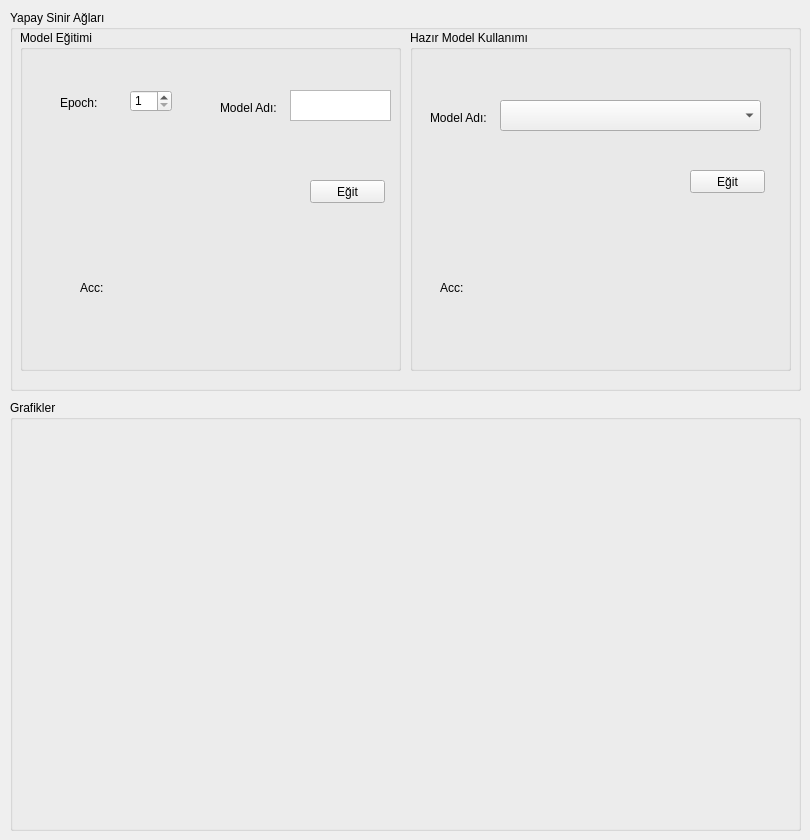
    <widget class="QWidget" name="tabNeuralNetworks">
     <attribute name="title">
      <string>Yapay Sinir Ağları</string>
     </attribute>
     <widget class="QGroupBox" name="groupBoxANN">
      <property name="geometry">
       <rect>
        <x>10</x>
        <y>10</y>
        <width>791</width>
        <height>381</height>
       </rect>
      </property>
      <property name="title">
       <string>Yapay Sinir Ağları</string>
      </property>
      <widget class="QGroupBox" name="groupBox_2">
       <property name="geometry">
        <rect>
         <x>10</x>
         <y>20</y>
         <width>381</width>
         <height>341</height>
        </rect>
       </property>
       <property name="title">
        <string>Model Eğitimi</string>
       </property>
       <widget class="QSpinBox" name="spinBoxEpoch">
        <property name="geometry">
         <rect>
          <x>110</x>
          <y>60</y>
          <width>42</width>
          <height>22</height>
         </rect>
        </property>
        <property name="minimum">
         <number>1</number>
        </property>
        <property name="maximum">
         <number>10000</number>
        </property>
        <property name="value">
         <number>1</number>
        </property>
       </widget>
       <widget class="QLabel" name="label_28">
        <property name="geometry">
         <rect>
          <x>40</x>
          <y>62</y>
          <width>47</width>
          <height>21</height>
         </rect>
        </property>
        <property name="text">
         <string>Epoch:</string>
        </property>
       </widget>
       <widget class="QPushButton" name="pushButtonDeepModelTraining">
        <property name="geometry">
         <rect>
          <x>290</x>
          <y>150</y>
          <width>75</width>
          <height>23</height>
         </rect>
        </property>
        <property name="text">
         <string>Eğit</string>
        </property>
       </widget>
       <widget class="QPlainTextEdit" name="textboxModelName">
        <property name="geometry">
         <rect>
          <x>270</x>
          <y>60</y>
          <width>101</width>
          <height>31</height>
         </rect>
        </property>
       </widget>
       <widget class="QLabel" name="label_30">
        <property name="geometry">
         <rect>
          <x>200</x>
          <y>62</y>
          <width>61</width>
          <height>31</height>
         </rect>
        </property>
        <property name="text">
         <string>Model Adı:</string>
        </property>
       </widget>
       <widget class="QLabel" name="label_31">
        <property name="geometry">
         <rect>
          <x>60</x>
          <y>250</y>
          <width>41</width>
          <height>16</height>
         </rect>
        </property>
        <property name="text">
         <string>Acc:</string>
        </property>
       </widget>
       <widget class="QLabel" name="labelDeepModelAccuracy">
        <property name="geometry">
         <rect>
          <x>120</x>
          <y>250</y>
          <width>121</width>
          <height>16</height>
         </rect>
        </property>
        <property name="text">
         <string/>
        </property>
       </widget>
      </widget>
      <widget class="QGroupBox" name="groupBox_3">
       <property name="geometry">
        <rect>
         <x>400</x>
         <y>20</y>
         <width>381</width>
         <height>341</height>
        </rect>
       </property>
       <property name="title">
        <string>Hazır Model Kullanımı</string>
       </property>
       <widget class="QComboBox" name="comboBoxReadyModel">
        <property name="geometry">
         <rect>
          <x>90</x>
          <y>70</y>
          <width>261</width>
          <height>31</height>
         </rect>
        </property>
       </widget>
       <widget class="QLabel" name="label_32">
        <property name="geometry">
         <rect>
          <x>20</x>
          <y>80</y>
          <width>61</width>
          <height>16</height>
         </rect>
        </property>
        <property name="text">
         <string>Model Adı:</string>
        </property>
       </widget>
       <widget class="QPushButton" name="pushButtonUseReadyModel">
        <property name="geometry">
         <rect>
          <x>280</x>
          <y>140</y>
          <width>75</width>
          <height>23</height>
         </rect>
        </property>
        <property name="text">
         <string>Eğit</string>
        </property>
       </widget>
       <widget class="QLabel" name="label_33">
        <property name="geometry">
         <rect>
          <x>30</x>
          <y>250</y>
          <width>41</width>
          <height>16</height>
         </rect>
        </property>
        <property name="text">
         <string>Acc:</string>
        </property>
       </widget>
       <widget class="QLabel" name="labelReadyModelAccuracy">
        <property name="geometry">
         <rect>
          <x>90</x>
          <y>250</y>
          <width>121</width>
          <height>16</height>
         </rect>
        </property>
        <property name="text">
         <string/>
        </property>
       </widget>
      </widget>
     </widget>
     <widget class="QGroupBox" name="groupBox">
      <property name="geometry">
       <rect>
        <x>10</x>
        <y>400</y>
        <width>791</width>
        <height>431</height>
       </rect>
      </property>
      <property name="title">
       <string>Grafikler</string>
      </property>
      <widget class="QLabel" name="labelDeepModelTrainLoss">
       <property name="geometry">
        <rect>
         <x>50</x>
         <y>20</y>
         <width>271</width>
         <height>191</height>
        </rect>
       </property>
       <property name="text">
        <string/>
       </property>
       <property name="scaledContents">
        <bool>true</bool>
       </property>
      </widget>
      <widget class="QLabel" name="labelDeepModelRocCurve">
       <property name="geometry">
        <rect>
         <x>450</x>
         <y>20</y>
         <width>271</width>
         <height>191</height>
        </rect>
       </property>
       <property name="text">
        <string/>
       </property>
       <property name="scaledContents">
        <bool>true</bool>
       </property>
      </widget>
      <widget class="QLabel" name="labelDeepModelConfusionMatrix">
       <property name="geometry">
        <rect>
         <x>230</x>
         <y>220</y>
         <width>271</width>
         <height>191</height>
        </rect>
       </property>
       <property name="text">
        <string/>
       </property>
       <property name="scaledContents">
        <bool>true</bool>
       </property>
      </widget>
     </widget>
    </widget>
